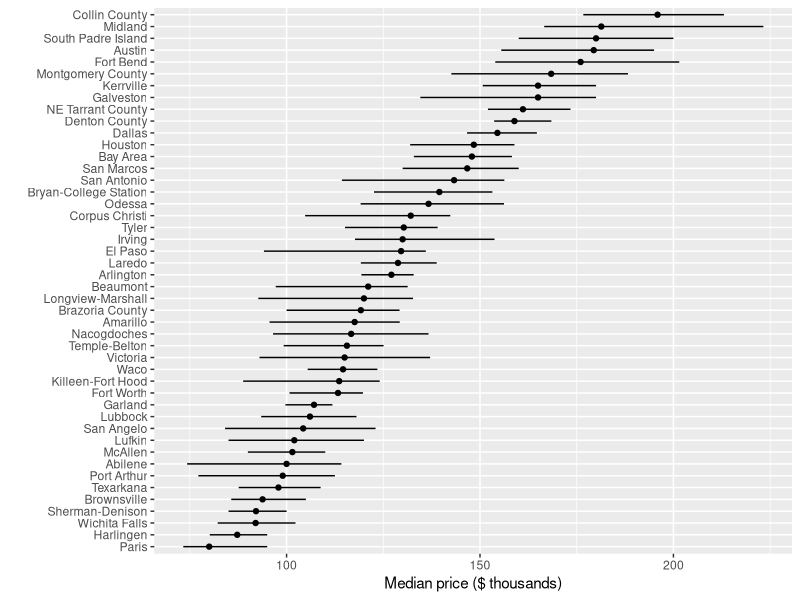

The R source for this figure:
## ---- chunk 1
#| label: fig-flippers
#| fig-cap: "Flipper length by species."
#| fig-width: 3.5
#| fig-height: 5.5
#| out-width: 80%
#| fig-align: center

library(forcats)
library(ggplot2)
library(dplyr)

txhousing_price <- txhousing |> 
  group_by(city) |>
  summarise(price_m = median(median, na.rm=TRUE),
            price_q3 = quantile(median, 0.75, na.rm=TRUE),
            price_q1 = quantile(median, 0.25, na.rm=TRUE)) 

ggplot(txhousing_price, ) +
  geom_point(aes(x=fct_reorder(city, price_m), 
                 y=price_m)) +
  geom_errorbar(aes(x=fct_reorder(city, price_m), 
                    ymin=price_q1, 
                    ymax=price_q3), width=0) +
  scale_y_continuous("Median price ($ thousands)", 
                     breaks=c(100000, 150000, 200000), 
                     labels=c("100", "150", "200")) +
  xlab("") + 
  coord_flip()
